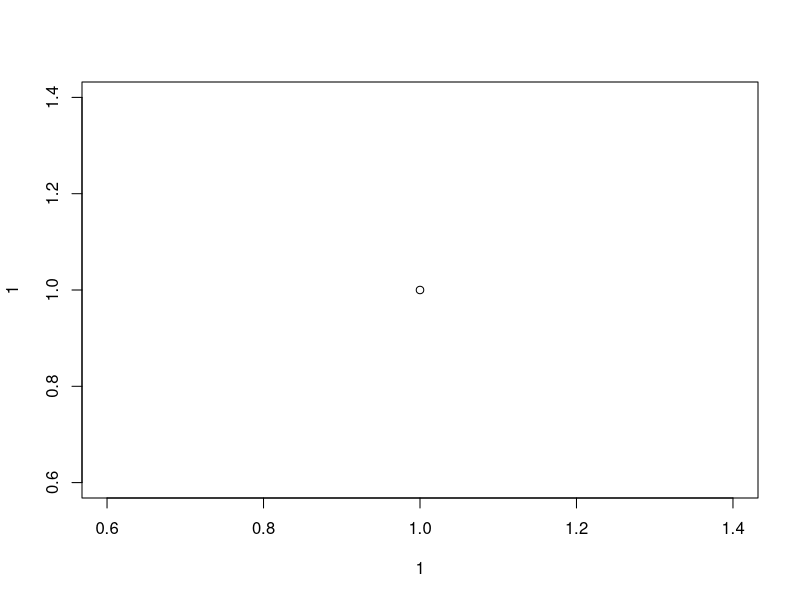
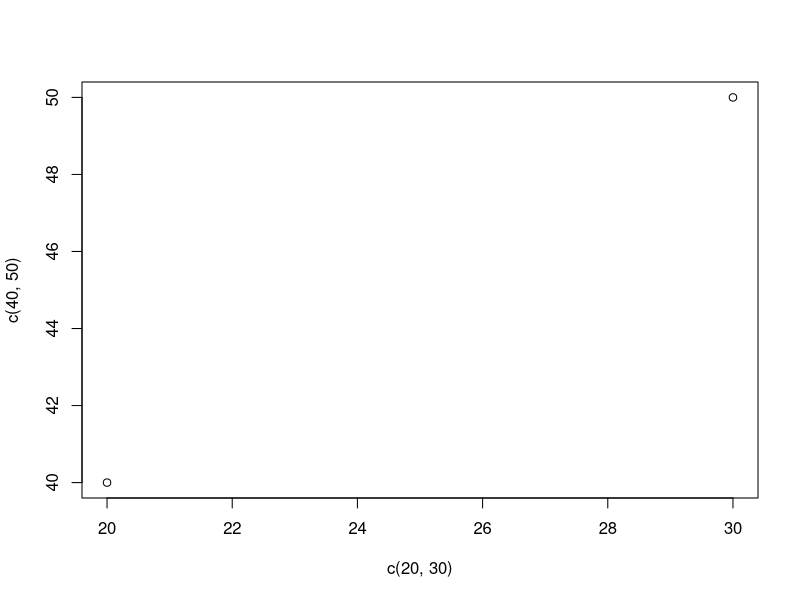
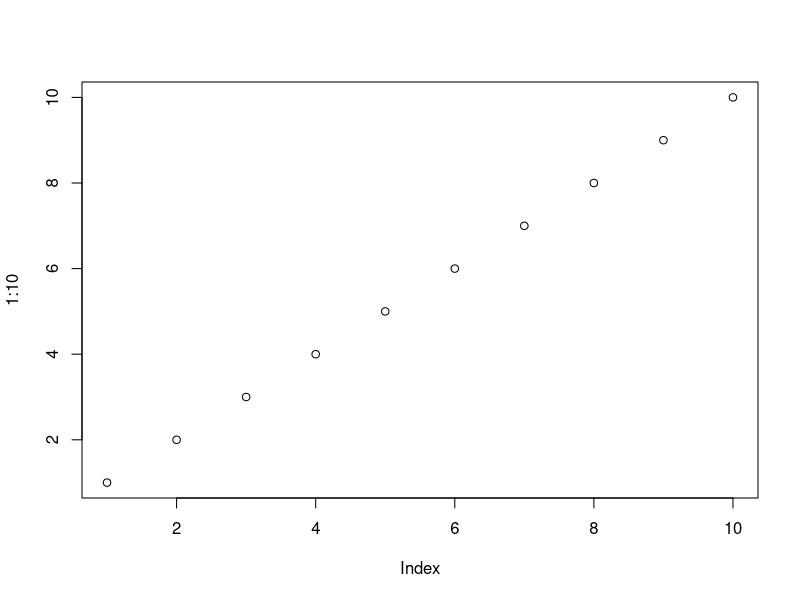
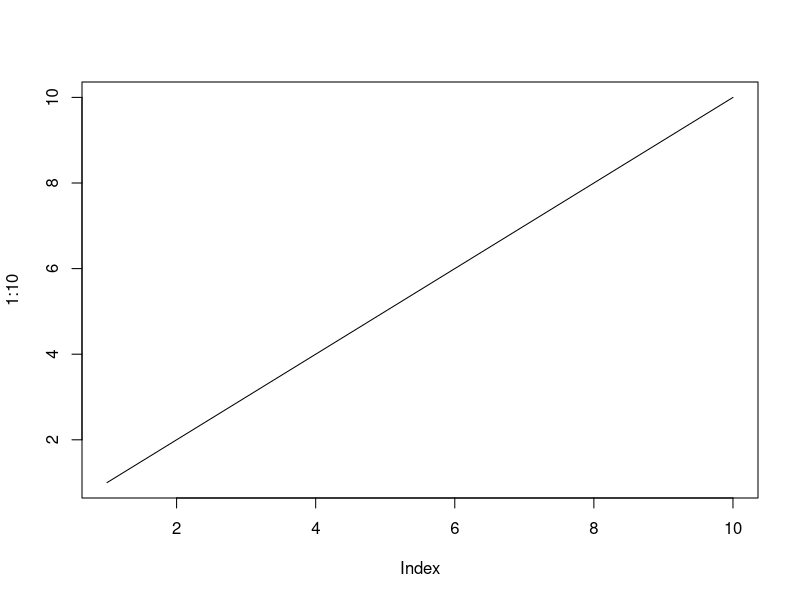
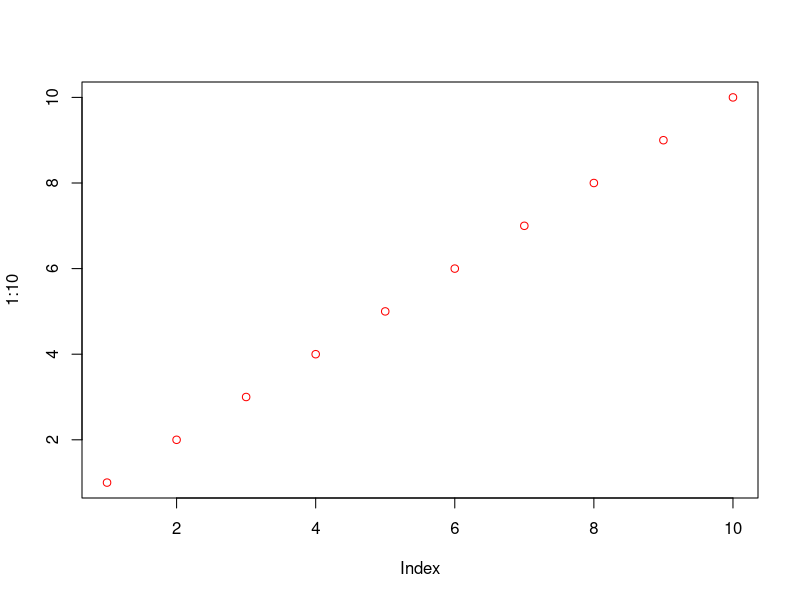
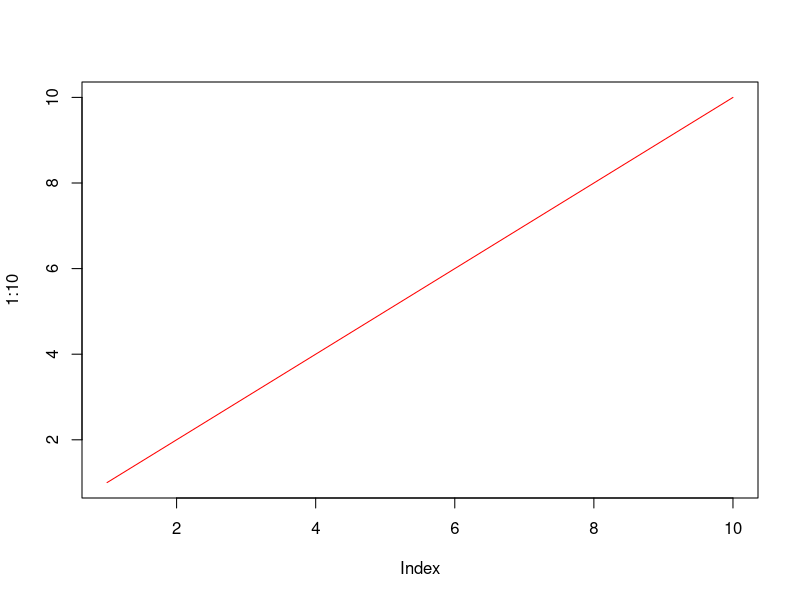
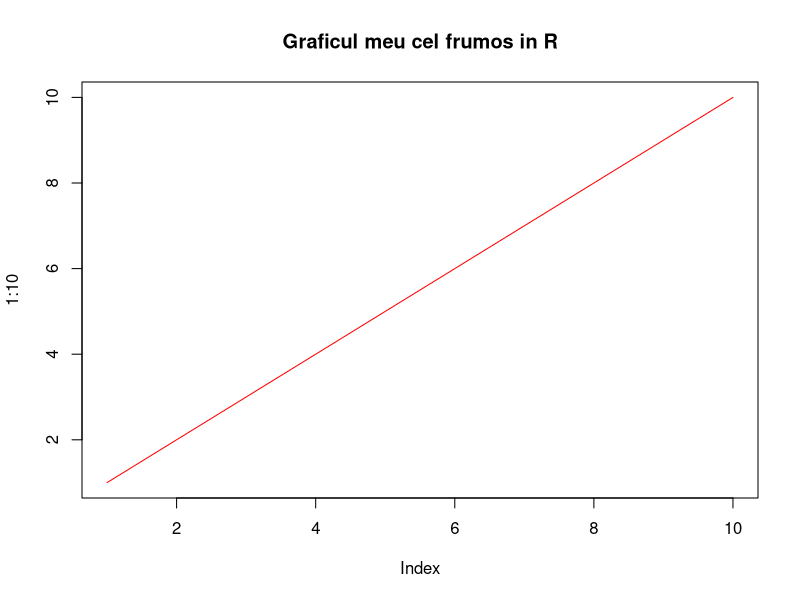
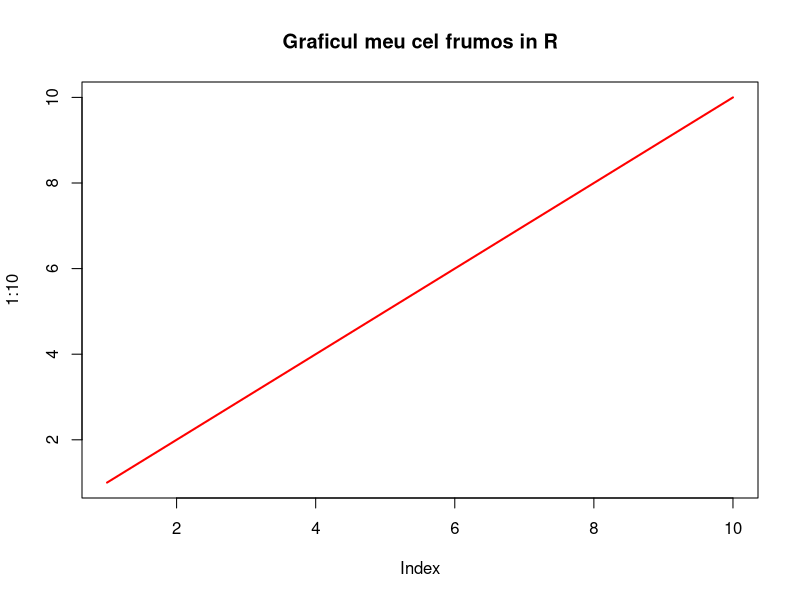

Generate these figures, in order, with R:

plot(1, 1)

## punctele sunt (20, 40), (30, 50)
plot(c(20, 30), c(40, 50))


plot(1:10)

plot(1:10, type="l")


plot(1:10, col="red")

plot(1:10, col="red", type="l")

plot(1:10, col="red", type="l", main="Graficul meu cel frumos in R")


plot(1:10, col="red", type="l", lwd=2, main="Graficul meu cel frumos in R" )

plot(1:10, col="red", type="l", lwd=20, main="Graficul meu cel frumos in R" )

plot(1:10, col="red", type="l", lwd=20, lty=3, main="Graficul meu cel frumos in R" )

plot(1:10, col="red", type="l", lwd=20, lty=6, main="Graficul meu cel frumos in R" )



plot(1:10)
lines(c(4, 3, 5, 11, 23, 32, 51, 55, 10, 51), col="red")


plot(1:10, c(4, 3, 5, 11, 23, 32, 51, 55, 10, 51))


pie(c(20, 20, 30, 15, 5))


pie(c(20, 20, 30, 15, 5), init.angle=45)



tari <- c( "India", "China",  "SUA", "Indonezia", "Pakistan", "Brazilia")
populatii <- c(1400, 1400, 341, 278, 235, 219)

pie(populatii, labels=tari,  init.angle=45)
pie(populatii, labels=tari,  init.angle=45, col=c("green", "red", "blue", "pink", "#00aa00", "yellow"))

barplot(populatii, names.arg=tari)

barplot(populatii, names.arg=tari, density=10)

barplot(populatii, names.arg=tari, density=10, col="red")